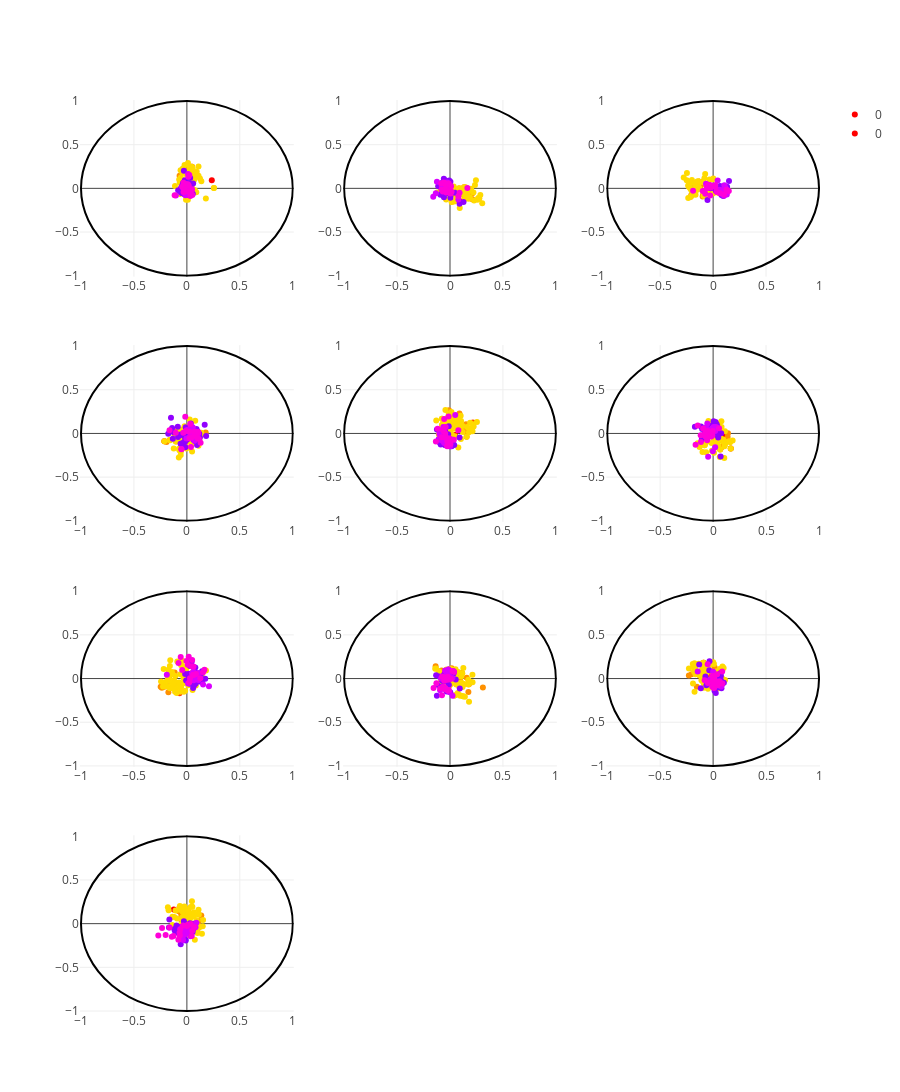

Notebook cell for this chart:
### Code cell
plot_ball_vectors(recentered_vectors, top_levels_avg_norm, hyp_model, labeled_word_dict, ratio_words=1)
